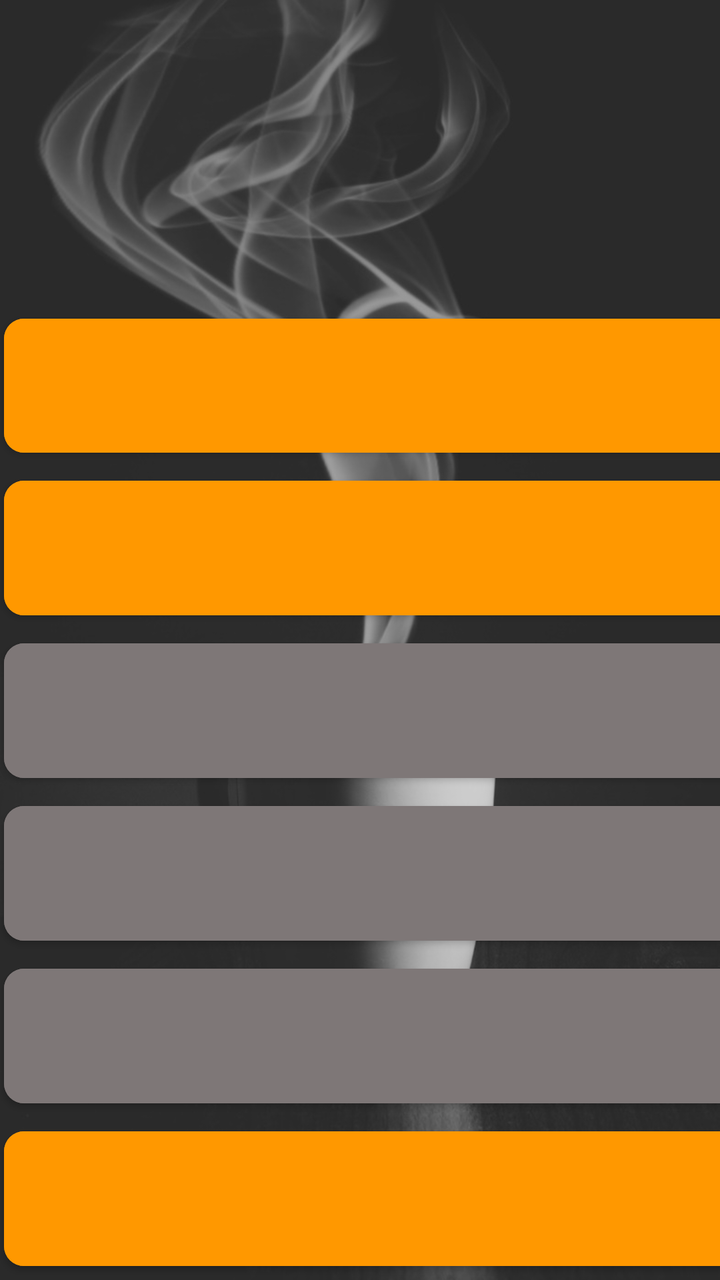
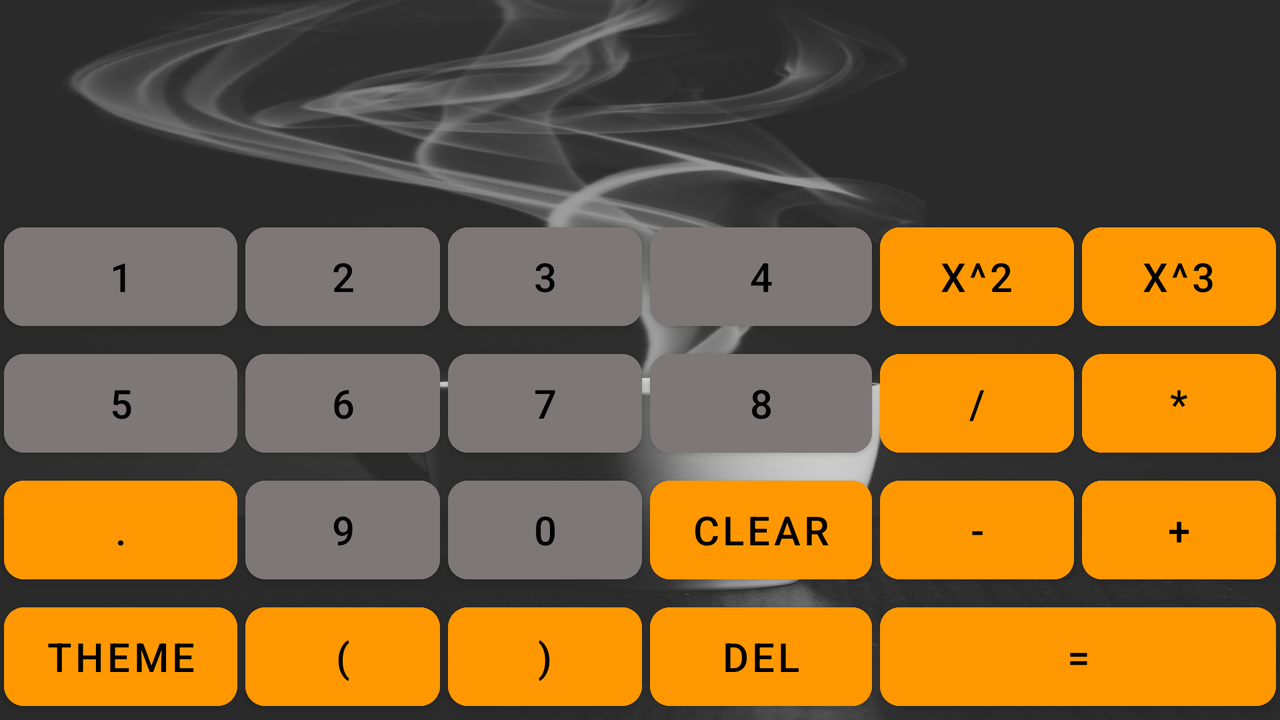

Two renders of one Android screen. The first uses the default layout on a phone; the second uses the alternative layout the repository ships for a different screen configuration, on a matching device. The two XML files are below.
<!-- AndroidManifest.xml: application theme Theme.MyCalculator -->
<!-- res/layout/activity_main.xml -->
<?xml version="1.0" encoding="utf-8"?>
<androidx.constraintlayout.widget.ConstraintLayout xmlns:android="http://schemas.android.com/apk/res/android"
    xmlns:app="http://schemas.android.com/apk/res-auto"
    xmlns:tools="http://schemas.android.com/tools"
    android:layout_width="match_parent"
    android:layout_height="match_parent"
    tools:context=".MainActivity">

    <include
        layout="@layout/calculator_layout"
        android:layout_height="match_parent"
        android:layout_width="match_parent" />

</androidx.constraintlayout.widget.ConstraintLayout>
<!-- res/layout/calculator_layout.xml (included above) -->
<?xml version="1.0" encoding="utf-8"?>
<GridLayout xmlns:android="http://schemas.android.com/apk/res/android"
    android:layout_width="match_parent"
    android:layout_height="match_parent"
    android:columnCount="4"
    android:orientation="horizontal"
    android:background="@drawable/coffee">
    <TextView
        android:id="@+id/expression"
        style="@style/TextViewStyle"
        android:layout_columnWeight="1"
        android:layout_rowWeight="1"
        android:layout_columnSpan="4" />
    <TextView
        android:id="@+id/result"
        style="@style/TextViewStyle"
        android:layout_columnWeight="1"
        android:layout_rowWeight="1"
        android:layout_columnSpan="3" />
    <com.google.android.material.button.MaterialButton
        android:id="@+id/button_themechange"
        android:text="@string/button_changetheme"
        android:backgroundTint="?attr/actionButtonBackground"
        style="@style/MyButton"
        android:layout_columnWeight="1"
        android:layout_rowWeight="1"/>
    <com.google.android.material.button.MaterialButton
        android:id="@+id/button_del"
        android:text="@string/button_del"
        android:backgroundTint="?attr/actionButtonBackground"
        style="@style/MyButton"
        android:layout_columnWeight="1"
        android:layout_rowWeight="1" />
    <com.google.android.material.button.MaterialButton
        android:id="@+id/button_lBracket"
        android:text="@string/button_lBracket"
        android:layout_columnWeight="1"
        android:backgroundTint="?attr/actionButtonBackground"
        style="@style/MyButton"
        android:layout_rowWeight="1" />
    <com.google.android.material.button.MaterialButton
        android:id="@+id/button_rBracket"
        android:text="@string/button_rBracket"
        android:backgroundTint="?attr/actionButtonBackground"
        style="@style/MyButton"
        android:layout_columnWeight="1"
        android:layout_rowWeight="1" />
    <com.google.android.material.button.MaterialButton
        android:id="@+id/button_div"
        android:text="@string/button_div"
        android:backgroundTint="?attr/actionButtonBackground"
        style="@style/MyButton"
        android:layout_columnWeight="1"
        android:layout_rowWeight="1" />
    <com.google.android.material.button.MaterialButton
        android:id="@+id/button_clear"
        android:text="@string/button_clear"
        android:backgroundTint="?attr/actionButtonBackground"
        style="@style/MyButton"
        android:layout_columnWeight="1"
        android:layout_rowWeight="1"/>
    <com.google.android.material.button.MaterialButton
        android:id="@+id/button_sqr"
        android:text="@string/button_sqr"
        android:backgroundTint="?attr/actionButtonBackground"
        style="@style/MyButton"
        android:layout_columnWeight="1"
        android:layout_rowWeight="1" />
    <com.google.android.material.button.MaterialButton
        android:id="@+id/button_cube"
        android:text="@string/button_cube"
        android:backgroundTint="?attr/actionButtonBackground"
        style="@style/MyButton"
        android:layout_columnWeight="1"
        android:layout_rowWeight="1" />
    <com.google.android.material.button.MaterialButton
        android:id="@+id/button_multiply"
        android:text="@string/button_multiply"
        android:backgroundTint="?attr/actionButtonBackground"
        style="@style/MyButton"
        android:layout_columnWeight="1"
        android:layout_rowWeight="1" />
    <com.google.android.material.button.MaterialButton
        android:id="@+id/button_1"
        android:text="@string/button_1"
        android:backgroundTint="?attr/numButtonBackground"
        style="@style/MyButton"
        android:layout_columnWeight="1"
        android:layout_rowWeight="1" />
    <com.google.android.material.button.MaterialButton
        android:id="@+id/button_2"
        android:text="@string/button_2"
        android:backgroundTint="?attr/numButtonBackground"
        style="@style/MyButton"
        android:layout_columnWeight="1"
        android:layout_rowWeight="1" />
    <com.google.android.material.button.MaterialButton
        android:id="@+id/button_3"
        android:text="@string/button_3"
        android:backgroundTint="?attr/numButtonBackground"
        style="@style/MyButton"
        android:layout_columnWeight="1"
        android:layout_rowWeight="1" />
    <com.google.android.material.button.MaterialButton
        android:id="@+id/button_minus"
        android:text="@string/button_minus"
        android:backgroundTint="?attr/actionButtonBackground"
        style="@style/MyButton"
        android:layout_columnWeight="1"
        android:layout_rowWeight="1" />
    <com.google.android.material.button.MaterialButton
        android:id="@+id/button_4"
        android:text="@string/button_4"
        android:backgroundTint="?attr/numButtonBackground"
        style="@style/MyButton"
        android:layout_columnWeight="1"
        android:layout_rowWeight="1" />
    <com.google.android.material.button.MaterialButton
        android:id="@+id/button_5"
        android:text="@string/button_5"
        android:backgroundTint="?attr/numButtonBackground"
        style="@style/MyButton"
        android:layout_columnWeight="1"
        android:layout_rowWeight="1" />
    <com.google.android.material.button.MaterialButton
        android:id="@+id/button_6"
        android:text="@string/button_6"
        android:backgroundTint="?attr/numButtonBackground"
        style="@style/MyButton"
        android:layout_columnWeight="1"
        android:layout_rowWeight="1" />
    <com.google.android.material.button.MaterialButton
        android:id="@+id/button_plus"
        android:text="@string/button_plus"
        android:backgroundTint="?attr/actionButtonBackground"
        style="@style/MyButton"
        android:layout_columnWeight="1"
        android:layout_rowWeight="1"
        android:layout_rowSpan="2" />
    <com.google.android.material.button.MaterialButton
        android:id="@+id/button_7"
        android:text="@string/button_7"
        android:backgroundTint="?attr/numButtonBackground"
        style="@style/MyButton"
        android:layout_columnWeight="1"
        android:layout_rowWeight="1" />
    <com.google.android.material.button.MaterialButton
        android:id="@+id/button_8"
        android:text="@string/button_8"
        android:backgroundTint="?attr/numButtonBackground"
        style="@style/MyButton"
        android:layout_columnWeight="1"
        android:layout_rowWeight="1" />
    <com.google.android.material.button.MaterialButton
        android:id="@+id/button_9"
        android:text="@string/button_9"
        android:backgroundTint="?attr/numButtonBackground"
        style="@style/MyButton"
        android:layout_columnWeight="1"
        android:layout_rowWeight="1" />
    <com.google.android.material.button.MaterialButton
        android:id="@+id/button_dot"
        android:text="@string/button_dot"
        android:backgroundTint="?attr/actionButtonBackground"
        style="@style/MyButton"
        android:layout_columnWeight="1"
        android:layout_rowWeight="1" />
    <com.google.android.material.button.MaterialButton
        android:id="@+id/button_0"
        android:text="@string/button_0"
        android:backgroundTint="?attr/numButtonBackground"
        style="@style/MyButton"
        android:layout_columnWeight="1"
        android:layout_rowWeight="1" />
    <com.google.android.material.button.MaterialButton
        android:id="@+id/button_equal"
        android:text="@string/button_equal"
        android:backgroundTint="?attr/actionButtonBackground"
        style="@style/MyButton"
        android:layout_columnWeight="1"
        android:layout_rowWeight="1"
        android:layout_columnSpan="2" />

</GridLayout>
<!-- resources referenced by this layout -->
<resources>
  <!-- drawable coffee: jpg bitmap (drawable, 70471 bytes) -->
  <string name="button_0">0</string>
  <string name="button_1">1</string>
  <string name="button_2">2</string>
  <string name="button_3">3</string>
  <string name="button_4">4</string>
  <string name="button_5">5</string>
  <string name="button_6">6</string>
  <string name="button_7">7</string>
  <string name="button_8">8</string>
  <string name="button_9">9</string>
  <string name="button_changetheme">theme</string>
  <string name="button_clear">CLEAR</string>
  <string name="button_cube">x^3</string>
  <string name="button_del">DEL</string>
  <string name="button_div">/</string>
  <string name="button_dot">.</string>
  <string name="button_equal">=</string>
  <string name="button_lBracket">(</string>
  <string name="button_minus">-</string>
  <string name="button_multiply">*</string>
  <string name="button_plus">+</string>
  <string name="button_rBracket">)</string>
  <string name="button_sqr">x^2</string>
  <style name="MyButton">
          <item name="android:layout_marginLeft">@dimen/horizontal_margin</item>
          <item name="android:layout_marginRight">@dimen/horizontal_margin</item>
          <item name="android:layout_marginBottom">@dimen/vertical_margin</item>
          <item name="android:layout_marginTop">@dimen/vertical_margin</item>
          <item name="android:textSize">@dimen/button_textSize</item>
          <item name="android:textColor">@color/black</item>
          <item name="cornerRadius">@dimen/round_button</item>
      </style>
  <style name="TextViewStyle">
          <item name="android:textColor">@color/white</item>
          <item name="android:textSize">@dimen/my_textView</item>
      </style>
  <style name="Theme.MyCalculator" parent="Theme.MaterialComponents.DayNight.DarkActionBar">
          
          <item name="colorPrimary">@color/grey_middle</item>
          <item name="colorPrimaryVariant">@color/purple_700</item>
          <item name="colorOnPrimary">@color/black</item>
          
          <item name="colorSecondary">@color/teal_200</item>
          <item name="colorSecondaryVariant">@color/teal_700</item>
          <item name="colorOnSecondary">@color/black</item>
          
          <item name="android:statusBarColor" tools:targetApi="l">?attr/colorPrimaryVariant</item>
          
          <item name="numButtonBackground">@color/num_button</item>
          <item name="actionButtonBackground">@color/action_button</item>
  
      </style>
  <dimen name="horizontal_margin">2dp</dimen>
  <dimen name="vertical_margin">1dp</dimen>
  <dimen name="button_textSize">20sp</dimen>
  <color name="black">#FF000000</color>
  <dimen name="round_button">10dp</dimen>
  <color name="white">#FFFFFFFF</color>
  <dimen name="my_textView">30sp</dimen>
  <color name="grey_middle">#918C8C</color>
  <color name="purple_700">#FF3700B3</color>
  <color name="teal_200">#FF03DAC5</color>
  <color name="teal_700">#FF018786</color>
  <color name="num_button">#7E7777</color>
  <color name="action_button">#FF9800</color>
</resources>
<!-- res/layout-land/activity_main.xml (the repository's variant of the layout above) -->
<!-- drawn on the phone turned sideways -->
<?xml version="1.0" encoding="utf-8"?>
<GridLayout xmlns:android="http://schemas.android.com/apk/res/android"
    android:layout_width="match_parent"
    android:layout_height="match_parent"
    android:columnCount="6"
    android:orientation="horizontal"
    android:background="@drawable/coffee">
    <TextView
        android:id="@+id/expression"
        style="@style/TextViewStyle"
        android:layout_columnWeight="1"
        android:layout_rowWeight="1"
        android:layout_columnSpan="6" />
    <TextView
        android:id="@+id/result"
        style="@style/TextViewStyle"
        android:layout_columnWeight="1"
        android:layout_rowWeight="1"
        android:layout_columnSpan="6" />
    <com.google.android.material.button.MaterialButton
        android:id="@+id/button_1"
        android:text="@string/button_1"
        android:backgroundTint="?attr/numButtonBackground"
        style="@style/MyButton"
        android:layout_columnWeight="1"
        android:layout_rowWeight="1" />
    <com.google.android.material.button.MaterialButton
        android:id="@+id/button_2"
        android:text="@string/button_2"
        android:backgroundTint="?attr/numButtonBackground"
        style="@style/MyButton"
        android:layout_columnWeight="1"
        android:layout_rowWeight="1" />
    <com.google.android.material.button.MaterialButton
        android:id="@+id/button_3"
        android:text="@string/button_3"
        android:backgroundTint="?attr/numButtonBackground"
        style="@style/MyButton"
        android:layout_columnWeight="1"
        android:layout_rowWeight="1" />
    <com.google.android.material.button.MaterialButton
        android:id="@+id/button_4"
        android:text="@string/button_4"
        android:backgroundTint="?attr/numButtonBackground"
        style="@style/MyButton"
        android:layout_columnWeight="1"
        android:layout_rowWeight="1" />
    <com.google.android.material.button.MaterialButton
        android:id="@+id/button_sqr"
        android:text="@string/button_sqr"
        android:backgroundTint="?attr/actionButtonBackground"
        style="@style/MyButton"
        android:layout_columnWeight="1"
        android:layout_rowWeight="1" />
    <com.google.android.material.button.MaterialButton
        android:id="@+id/button_cube"
        android:text="@string/button_cube"
        android:backgroundTint="?attr/actionButtonBackground"
        style="@style/MyButton"
        android:layout_columnWeight="1"
        android:layout_rowWeight="1" />
    <com.google.android.material.button.MaterialButton
        android:id="@+id/button_5"
        android:text="@string/button_5"
        android:backgroundTint="?attr/numButtonBackground"
        style="@style/MyButton"
        android:layout_columnWeight="1"
        android:layout_rowWeight="1" />
    <com.google.android.material.button.MaterialButton
        android:id="@+id/button_6"
        android:text="@string/button_6"
        android:backgroundTint="?attr/numButtonBackground"
        style="@style/MyButton"
        android:layout_columnWeight="1"
        android:layout_rowWeight="1" />
    <com.google.android.material.button.MaterialButton
        android:id="@+id/button_7"
        android:text="@string/button_7"
        android:backgroundTint="?attr/numButtonBackground"
        style="@style/MyButton"
        android:layout_columnWeight="1"
        android:layout_rowWeight="1" />
    <com.google.android.material.button.MaterialButton
        android:id="@+id/button_8"
        android:text="@string/button_8"
        android:backgroundTint="?attr/numButtonBackground"
        style="@style/MyButton"
        android:layout_columnWeight="1"
        android:layout_rowWeight="1" />
    <com.google.android.material.button.MaterialButton
        android:id="@+id/button_div"
        android:text="@string/button_div"
        android:backgroundTint="?attr/actionButtonBackground"
        style="@style/MyButton"
        android:layout_columnWeight="1"
        android:layout_rowWeight="1" />
    <com.google.android.material.button.MaterialButton
        android:id="@+id/button_multiply"
        android:text="@string/button_multiply"
        android:backgroundTint="?attr/actionButtonBackground"
        style="@style/MyButton"
        android:layout_columnWeight="1"
        android:layout_rowWeight="1" />
    <com.google.android.material.button.MaterialButton
        android:id="@+id/button_dot"
        android:text="@string/button_dot"
        android:backgroundTint="?attr/actionButtonBackground"
        style="@style/MyButton"
        android:layout_columnWeight="1"
        android:layout_rowWeight="1" />
    <com.google.android.material.button.MaterialButton
        android:id="@+id/button_9"
        android:text="@string/button_9"
        android:backgroundTint="?attr/numButtonBackground"
        style="@style/MyButton"
        android:layout_columnWeight="1"
        android:layout_rowWeight="1" />
    <com.google.android.material.button.MaterialButton
        android:id="@+id/button_0"
        android:text="@string/button_0"
        android:backgroundTint="?attr/numButtonBackground"
        style="@style/MyButton"
        android:layout_columnWeight="1"
        android:layout_rowWeight="1" />
    <com.google.android.material.button.MaterialButton
        android:id="@+id/button_clear"
        android:text="@string/button_clear"
        android:backgroundTint="?attr/actionButtonBackground"
        style="@style/MyButton"
        android:layout_columnWeight="1"
        android:layout_rowWeight="1" />
    <com.google.android.material.button.MaterialButton
        android:id="@+id/button_minus"
        android:text="@string/button_minus"
        android:backgroundTint="?attr/actionButtonBackground"
        style="@style/MyButton"
        android:layout_columnWeight="1"
        android:layout_rowWeight="1" />
    <com.google.android.material.button.MaterialButton
        android:id="@+id/button_plus"
        android:text="@string/button_plus"
        android:backgroundTint="?attr/actionButtonBackground"
        style="@style/MyButton"
        android:layout_columnWeight="1"
        android:layout_rowWeight="1" />
    <com.google.android.material.button.MaterialButton
        android:id="@+id/button_themechange"
        android:text="@string/button_changetheme"
        android:backgroundTint="?attr/actionButtonBackground"
        style="@style/MyButton"
        android:layout_columnWeight="1"
        android:layout_rowWeight="1" />
    <com.google.android.material.button.MaterialButton
        android:id="@+id/button_lBracket"
        android:text="@string/button_lBracket"
        android:backgroundTint="?attr/actionButtonBackground"
        android:layout_columnWeight="1"
        style="@style/MyButton"
        android:layout_rowWeight="1" />
    <com.google.android.material.button.MaterialButton
        android:id="@+id/button_rBracket"
        android:text="@string/button_rBracket"
        android:backgroundTint="?attr/actionButtonBackground"
        style="@style/MyButton"
        android:layout_columnWeight="1"
        android:layout_rowWeight="1" />
    <com.google.android.material.button.MaterialButton
        android:id="@+id/button_del"
        android:text="@string/button_del"
        android:backgroundTint="?attr/actionButtonBackground"
        style="@style/MyButton"
        android:layout_columnWeight="1"
        android:layout_rowWeight="1" />
    <com.google.android.material.button.MaterialButton
        android:id="@+id/button_equal"
        android:text="@string/button_equal"
        android:backgroundTint="?attr/actionButtonBackground"
        style="@style/MyButton"
        android:layout_columnWeight="1"
        android:layout_rowWeight="1"
        android:layout_columnSpan="2" />

</GridLayout>
